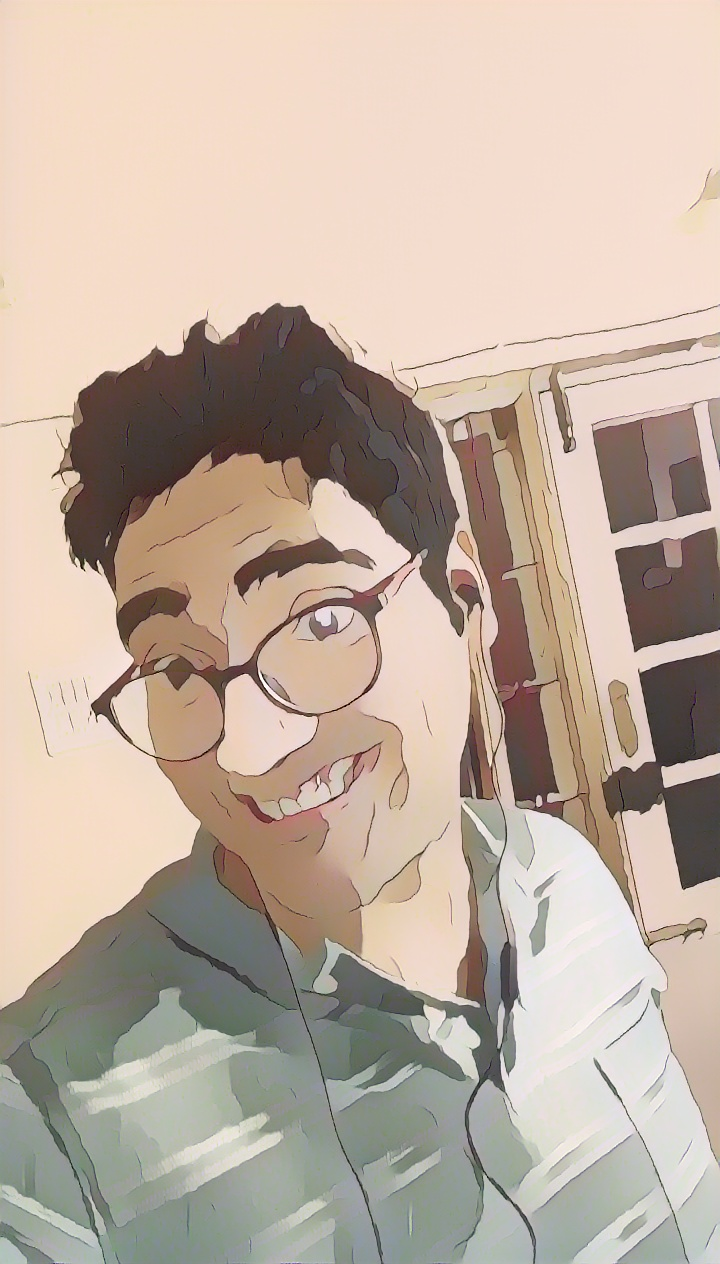
#> input picture cartoonize/rajat_cartoon.jpg, 720 x 1264 px
$ python -i gif_filter.py   (imports and definitions only)
#> lines starting #> are read from the running program, lines starting #| are printed output that depends on the picture; after the words box and inside, x2 and y2 are one past the last pixel; in counts of white or black regions, pixels touching at a corner belong together
#> further down, picture is the input picture: shape (1264, 720, 3); mean B, G, R 161.8, 175.7, 192
import io
import json
import math
import os

import cartoonize.toonify as toonify
import cv2
import cv2 as cv
import imageio
import imutils
import numpy as np
from matplotlib import pyplot as plt
from PIL import Image


def gif_filter(img):
    image = img
    hsv = cv2.cvtColor(image, cv2.COLOR_BGR2HSV)
#> hsv: shape (1264, 720, 3); mean H, S, V 26.2, 44.8, 193.6
    lower_red = np.array([99, 50, 30])
    upper_red = np.array([200, 255, 255])
    mask = cv2.inRange(hsv, lower_red, upper_red)
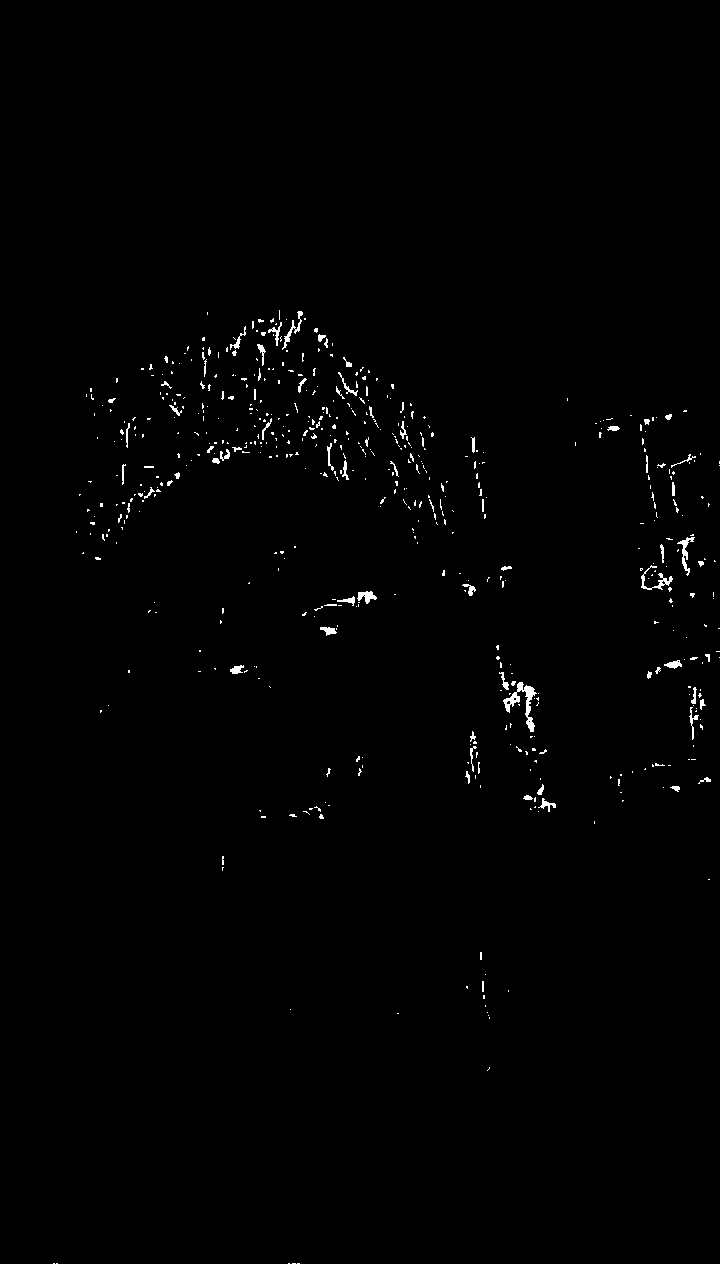
#> mask: shape (1264, 720); 0.76% white in thin lines or dots, all inside (x1, y1, x2, y2) = (53, 310, 720, 1264)
    mask3 = np.zeros_like(image)
    mask3[:, :, 0] = mask
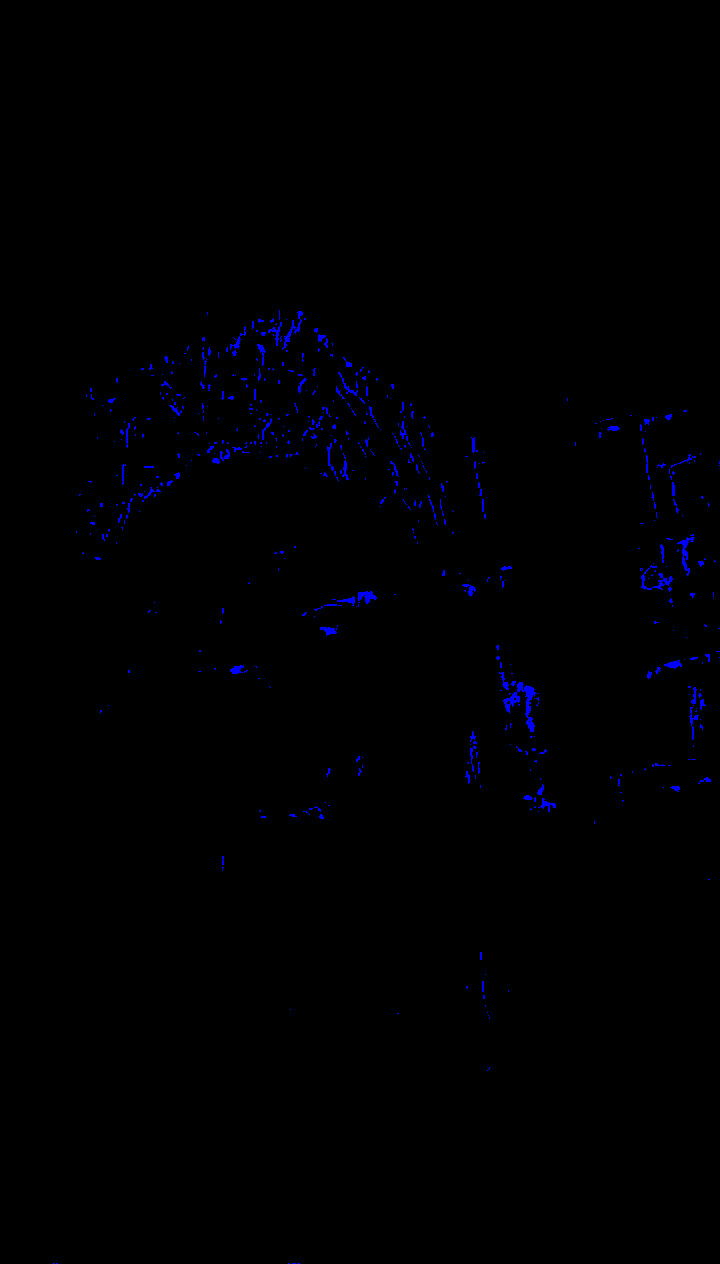
#> mask3: shape (1264, 720, 3); mean of channels 0, 1, 2 1.9, 0, 0; drawn as B, G, R
    mask3[:, :, 1] = mask
    mask3[:, :, 2] = mask
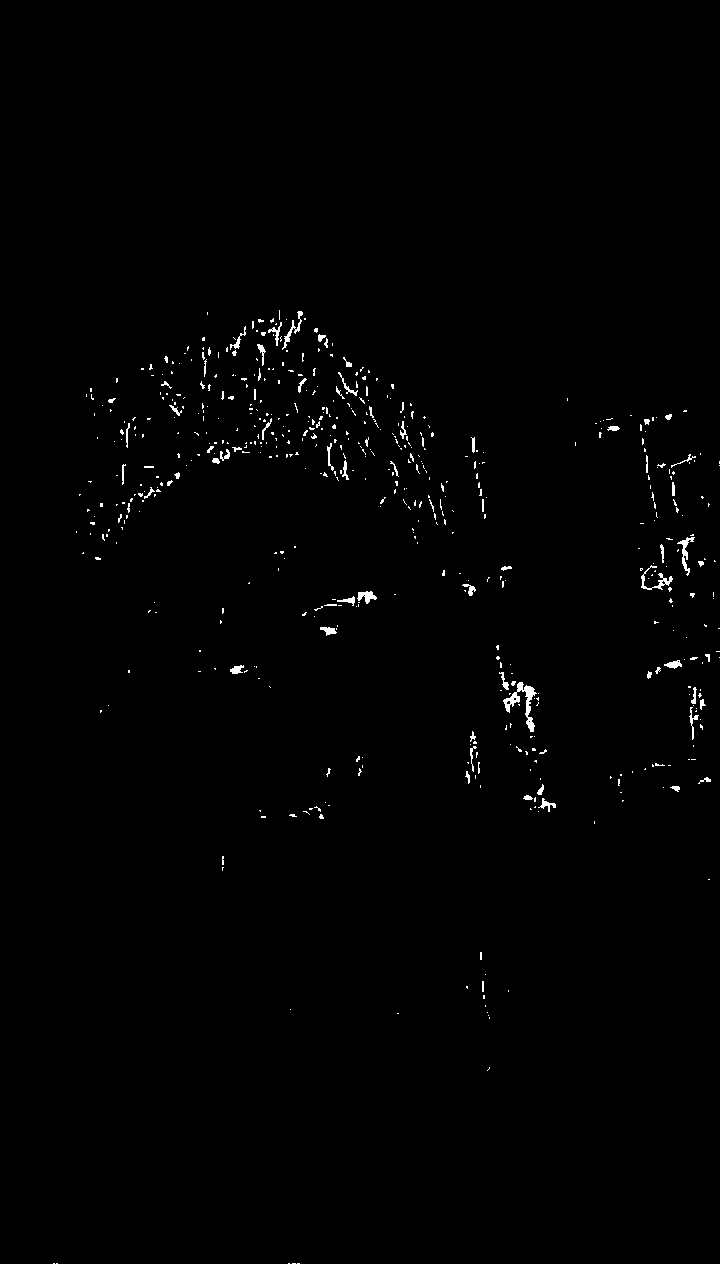
#> mask3: shape (1264, 720, 3); 0.76% white in thin lines or dots, all inside (x1, y1, x2, y2) = (53, 310, 720, 1264)
    blue = cv2.bitwise_and(image, mask3)
    red = cv2.cvtColor(blue, cv2.COLOR_BGR2RGB)
    b, g, r = cv2.split(red)
    green = cv2.merge([g, r, b])
    gray = cv2.cvtColor(image, cv2.COLOR_BGR2GRAY)
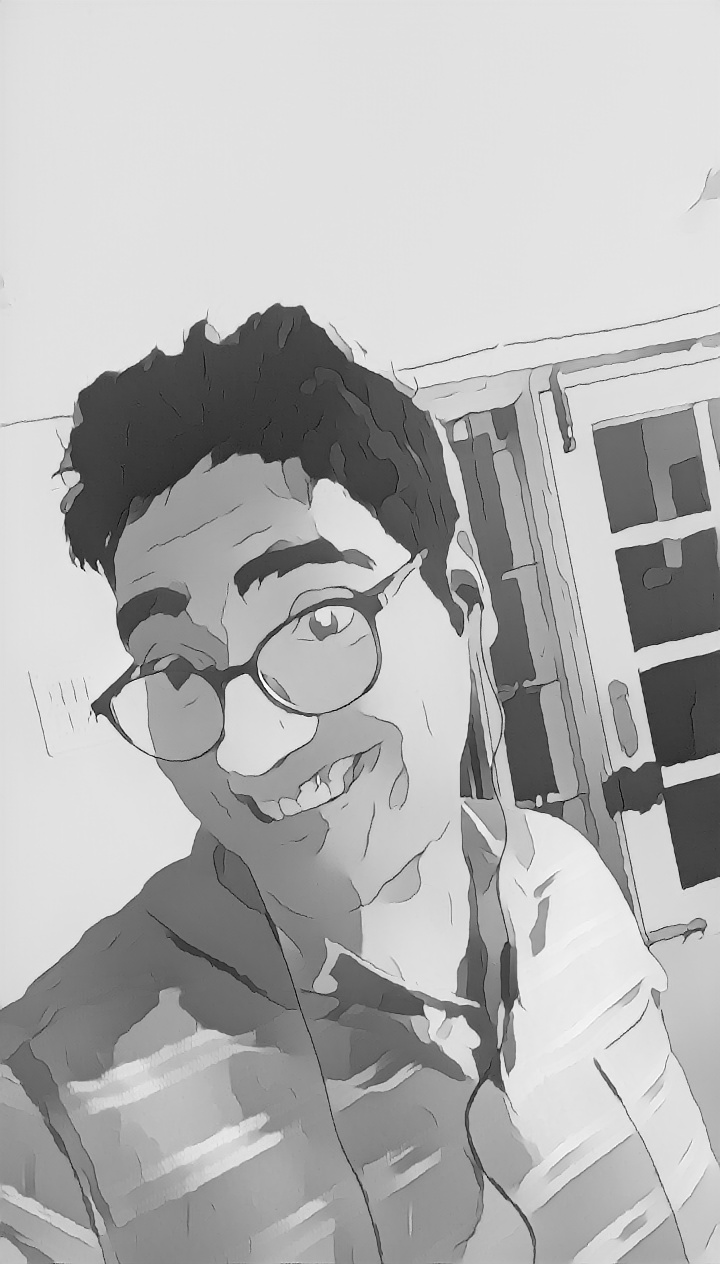
#> gray: shape (1264, 720); min 1, max 254, mean 178.9
    img = cv2.cvtColor(gray, cv2.COLOR_GRAY2BGR)
    gray = cv2.bitwise_and(img, 255 - mask3)
#> gray: shape (1264, 720, 3)
    bluefinal = gray + blue
    redfinal = gray + red
    greenfinal = gray + green

    img = [bluefinal, redfinal, greenfinal]  # here read all images
    return img
    # [6 lines of commented-out code are left out]

>>> import cv2
>>> picture = cv2.imread('../cartoonize/rajat_cartoon.jpg')
>>> result = gif_filter(picture)
#> result = 3 items
